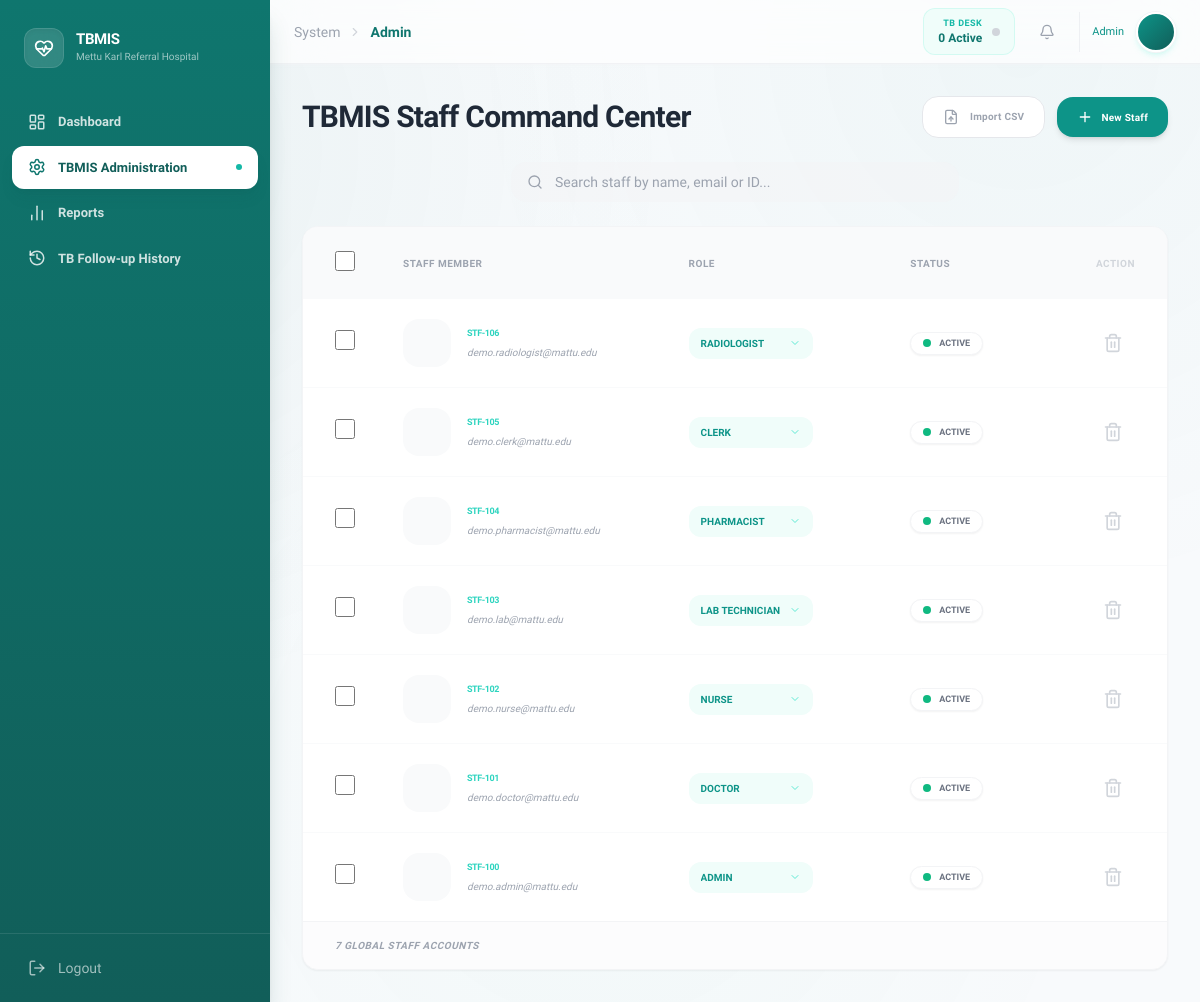
The app's page /index.php?page=admin (signed in), older data.
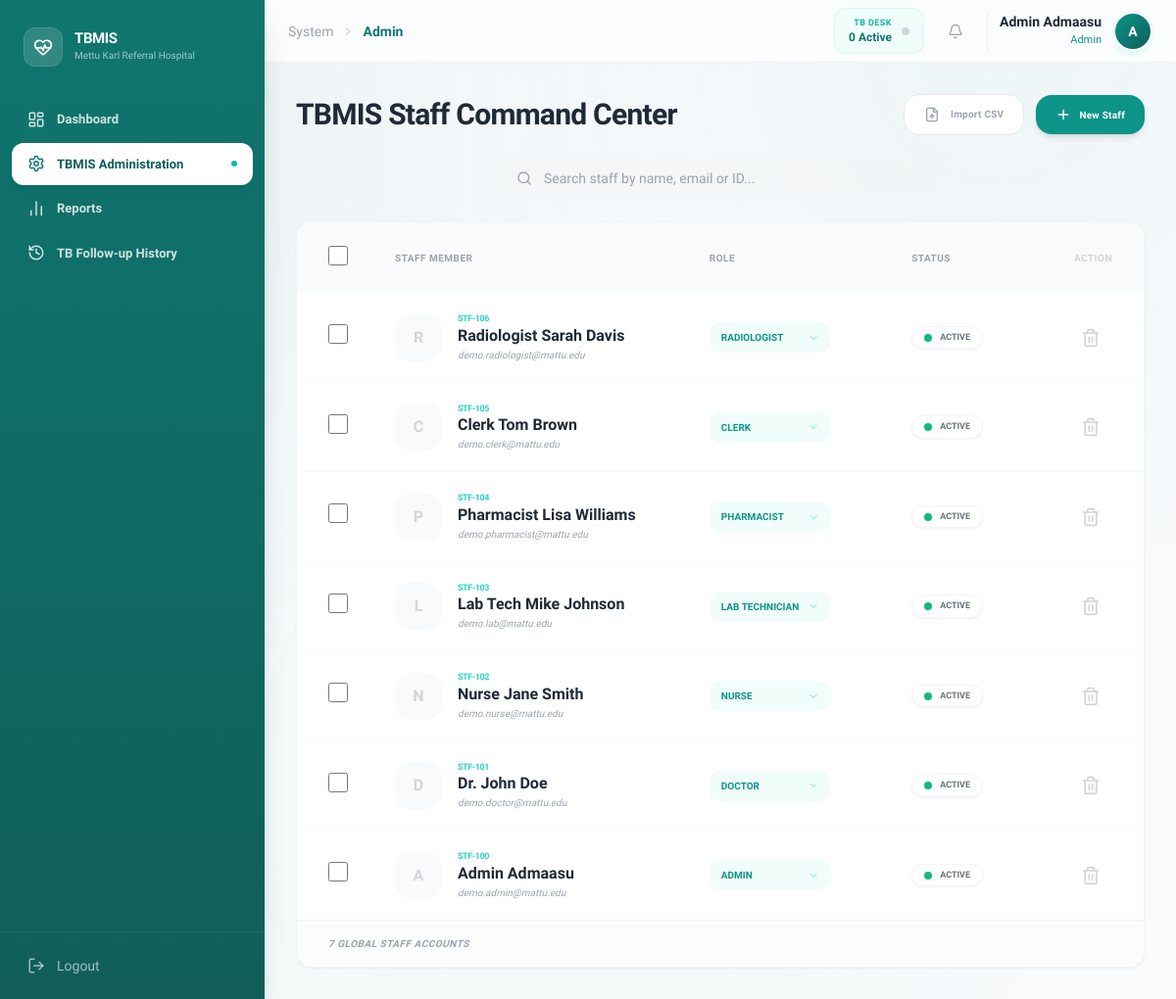
The same page, newer data.
### tables this page shows
CREATE TABLE `users` (
  `user_id` varchar(20) NOT NULL,
  `email` varchar(100) NOT NULL,
  `phone` varchar(50) DEFAULT NULL,
  `password_hash` varchar(255) NOT NULL,
  `full_name` varchar(100) NOT NULL,
  `role` varchar(30) NOT NULL,
  `status` varchar(20) DEFAULT 'active',
  `status_reason` varchar(100) DEFAULT NULL,
  `created_at` timestamp NOT NULL DEFAULT current_timestamp()
);

### includes/classes/user.php (called while the page is built, shortened)
<?php
class User
{
    private $conn;
    private $table = "users";
    public function __construct($db)
    {
        $this->conn = $db;
    }
    public function getActiveLoadCount($id, $role)
    {
        switch ($role) {
            case 'Doctor':
                $stmt = $this->conn->prepare("SELECT COUNT(*) FROM medical_visits WHERE assigned_doctor_id = ? AND status = 'active'");
                break;
            case 'Nurse':
                $stmt = $this->conn->prepare("SELECT COUNT(*) FROM medical_visits WHERE assigned_nurse_id = ? AND status = 'active'");
                break;
            case 'Lab Technician':
                $stmt = $this->conn->prepare("SELECT COUNT(*) FROM lab_requests WHERE assigned_tech_id = ? AND status = 'pending'");
                break;
            case 'Radiologist':
                $stmt = $this->conn->prepare("SELECT COUNT(*) FROM radiology_requests WHERE assigned_rad_id = ? AND status = 'pending'");
                break;
            default:
                return 0;
        }
        $stmt->execute([$id]);
        return $stmt->fetchColumn();
    }
    public function countAll($searchTerm = "")
    {
        $query = "SELECT COUNT(*) as total FROM " . $this->table;
        $stmt = $this->conn->prepare($query);
        $stmt->execute();
        return $stmt->fetch(PDO::FETCH_ASSOC)['total'];
    }
    public function getPaginated($limit, $offset, $searchTerm = "")
    {
        $query = "SELECT * FROM " . $this->table;
        $query .= " ORDER BY user_id DESC LIMIT :limit OFFSET :offset";
        $stmt = $this->conn->prepare($query);
        $stmt->bindValue(':limit', (int) $limit, PDO::PARAM_INT);
        $stmt->bindValue(':offset', (int) $offset, PDO::PARAM_INT);
        $stmt->execute();
        return $stmt;
    }
}

### modules/admin/index.php (the view, shortened to what the rows shown need)
<?php
 $limit = 7;
 $page_num = isset($_GET['p']) ? (int) $_GET['p'] : 1;
 $offset = ($page_num - 1) * $limit;
 $searchTerm = $_GET['q'] ?? "";
 $total_users = $userObj->countAll($searchTerm);
 $stmt = $userObj->getPaginated($limit, $offset, $searchTerm);
?>
<div class="space-y-6">
    <div class="flex flex-col md:flex-row md:items-center justify-between gap-4">
        <div>
            <h1 class="text-3xl font-bold text-gray-800 tracking-tight first-letter:uppercase ">TBMIS Staff Command Center</h1>
        </div>
    </div>
    <form method="POST" id="mainStaffForm">
        <div class="bg-white rounded-2xl border border-gray-100 shadow-sm overflow-hidden transition-all">
            <table class="w-full text-left">
                <thead class="bg-gray-50 text-[10px] font-semibold text-gray-400 uppercase tracking-wider">
                    <tr>
                        <th class="px-8 py-6 w-10">
                            <input type="checkbox" id="selectAll" class="w-5 h-5 rounded-lg border-gray-300 text-teal-600 focus:ring-teal-500 cursor-pointer">
                        </th>
                        <th class="px-4 py-6">Staff Member</th>
                        <th class="px-8 py-6">Role</th>
                        <th class="px-8 py-6">Status</th>
                        <th class="px-8 py-6 text-right text-gray-300">Action</th>
                    </tr>
                </thead>
                <tbody class="divide-y divide-gray-50">
                    <?php while ($row = $stmt->fetch(PDO::FETCH_ASSOC)): ?>
                        <tr class="hover:bg-teal-50/20 transition-colors group">
                            <td class="px-8 py-5">
                                <input type="checkbox" name="selected_users[]" value="<?php echo $row['user_id']; ?>"
                                       class="user-checkbox w-5 h-5 rounded-lg border-gray-300 text-teal-600 focus:ring-teal-500 cursor-pointer">
                            </td>
                            <td class="px-4 py-5">
                                <div class="flex items-center gap-4">
                                    <div class="w-12 h-12 rounded-2xl bg-gray-50 text-gray-300 flex items-center justify-center font-semibold group-hover:bg-teal-600 group-hover:text-white transition-all duration-300">
                                        <?php echo strtoupper(substr($row['full_name'], 0, 1)); ?>
                                    </div>
                                    <div>
                                        <p class="text-[9px] font-semibold text-teal-400 tracking-tighter uppercase mb-0.5"><?php echo $row['user_id']; ?></p>
                                        <p class="font-bold text-gray-800 leading-none"><?php echo $row['full_name']; ?></p>
                                        <p class="text-[10px] text-gray-400 font-medium mt-1 italic"><?php echo $row['email']; ?></p>
                                    </div>
                                </div>
                            </td>
                            <td class="px-8 py-5">
                                <div class="relative w-fit">
                                    <select name="role" onchange="updateRowRole('<?php echo $row['user_id']; ?>', this.value)"
                                            class="bg-teal-50 text-teal-600 text-[10px] font-semibold uppercase rounded-xl border-none focus:ring-1 focus:ring-teal-500 py-2 pl-3 pr-8 appearance-none transition-all cursor-pointer">
                                        <?php
                                        $roles = ['Admin', 'Doctor', 'Nurse', 'Lab Technician', 'Pharmacist', 'Clerk', 'Radiologist'];
                                        foreach($roles as $r):
                                            $selected = ($row['role'] == $r) ? "selected" : "";
                                            echo "<option value='$r' $selected>$r</option>";
                                        endforeach;
                                        ?>
                                    </select>
                                </div>
                            </td>
                            <td class="px-8 py-5">
                                <div class="flex flex-col items-start gap-1">
                                    <button type="button"
                                       onclick="openStatusModal('<?php echo $row['user_id']; ?>', '<?php echo addslashes($row['full_name']); ?>', '<?php echo $row['status']; ?>', <?php echo $userObj->getActiveLoadCount($row['user_id'], $row['role']); ?>)"
                                        class="inline-flex items-center gap-2 px-3 py-1 bg-white border border-gray-100 rounded-full text-[9px] font-semibold uppercase text-gray-500 hover:border-teal-200 transition-all shadow-sm group">
                                        <span class="w-2 h-2 rounded-full <?php echo ($row['status'] == 'active') ? 'bg-emerald-500 animate-pulse' : 'bg-red-400'; ?>"></span>
                                        <span class="group-hover:text-teal-600"><?php echo $row['status']; ?></span>
                                    </button>
                                </div>
                            </td>
                            <td class="px-8 py-5 text-right">
                                <button type="button" onclick="openDeleteModal('index.php?page=admin&action=delete&id=<?php echo $row['user_id']; ?>', 'Delete Staff Member?', 'This will permanently remove access for <?php echo addslashes($row['full_name']); ?>. Account data cannot be recovered.')"
                                        class="p-3 text-gray-300 hover:text-red-500 transition-all hover:bg-red-50 rounded-2xl">
                                    <i data-lucide="trash-2" class="w-5 h-5"></i>
                                </button>
                            </td>
                        </tr>
                    <?php endwhile; ?>
                </tbody>
            </table>
        </div>
    </form>
</div>

Row changes from the older to the newer data that the page shows:
changed users "demo.radiologist@mattu.edu": full_name (not shown) → "R"; full_name (not shown) → "Radiologist Sarah Davis"
changed users "demo.clerk@mattu.edu": full_name (not shown) → "C"; full_name (not shown) → "Clerk Tom Brown"
changed users "demo.pharmacist@mattu.edu": full_name (not shown) → "P"; full_name (not shown) → "Pharmacist Lisa Williams"
changed users "demo.lab@mattu.edu": full_name (not shown) → "L"; full_name (not shown) → "Lab Tech Mike Johnson"
changed users "demo.nurse@mattu.edu": full_name (not shown) → "N"; full_name (not shown) → "Nurse Jane Smith"
changed users "demo.doctor@mattu.edu": full_name (not shown) → "D"; full_name (not shown) → "Dr. John Doe"
changed users "demo.admin@mattu.edu": full_name (not shown) → "A"; full_name (not shown) → "Admin Admaasu"
Text that changed along with them:
$_SESSION['full_name']: (not shown) → "Admin Admaasu"
substr($_SESSION['full_name'], 0, 1): (not shown) → "A"
